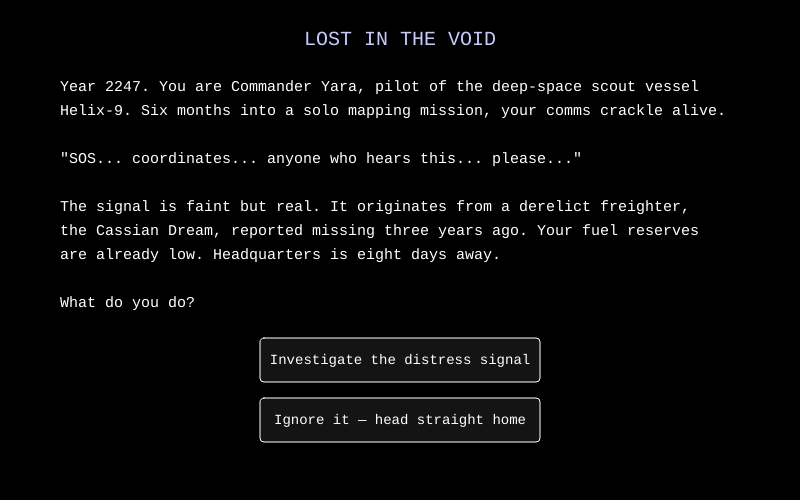
Frame 1 (no input)
Frame 60 (no input): identical to frame 1, image omitted
Frame 120 (the mouse pressed at the canvas centre since frame 60): identical to frame 1, image omitted

The p5.js sketch that drew this single still picture (run headless with seeded random() and noise() and a simulated clock; from frame 60 on, the mouse is pressed at the canvas centre):

// p5.js sketch
// ── sketch.js
// Global variable to track which scene is currently active
let currentScene = "scene1";

function setup() {
  createCanvas(800, 500);
  textFont("monospace");
}

function draw() {
  background(0);

  if (currentScene === "scene1") {
    scene1();
  } else if (currentScene === "scene2A") {
    scene2A();
  } else if (currentScene === "scene2B") {
    scene2B();
  } else if (currentScene === "scene3A1") {
    scene3A1();
  } else if (currentScene === "scene3A2") {
    scene3A2();
  } else if (currentScene === "scene3B1") {
    scene3B1();
  } else if (currentScene === "scene3B2") {
    scene3B2();
  } else if (currentScene === "ending1") {
    ending1();
  } else if (currentScene === "ending2") {
    ending2();
  } else if (currentScene === "ending3") {
    ending3();
  } else if (currentScene === "ending4") {
    ending4();
  } else if (currentScene === "ending5") {
    ending5();
  } else if (currentScene === "ending6") {
    ending6();
  } else if (currentScene === "ending7") {
    ending7();
  } else if (currentScene === "ending8") {
    ending8();
  }
}

// Reusable button function
// label  - text displayed on the button
// x, y   - center position of the button
// action - unused here, scene change is done by checkButton() in each scene
function drawButton(label, x, y, action) {
  let w = 280;
  let h = 44;
  let x1 = x - w / 2;
  let y1 = y - h / 2;

  let hovered =
    mouseX > x1 && mouseX < x1 + w && mouseY > y1 && mouseY < y1 + h;

  stroke(255);
  strokeWeight(1);
  fill(hovered ? 60 : 20);
  rect(x1, y1, w, h, 4);

  noStroke();
  fill(255);
  textSize(14);
  textAlign(CENTER, CENTER);
  text(label, x, y);
}

// Helper called inside each scene to detect a button click
// Returns true if the mouse is pressed inside the button area
function checkButton(x, y) {
  let w = 280;
  let h = 44;
  let x1 = x - w / 2;
  let y1 = y - h / 2;
  return mouseIsPressed && mouseX > x1 && mouseX < x1 + w && mouseY > y1 && mouseY < y1 + h;
}

// Shared helper: draw an array of story text lines starting at startY
function drawStoryText(lines, startY) {
  fill(255);
  noStroke();
  textSize(15);
  textAlign(LEFT, TOP);
  let y = startY;
  for (let line of lines) {
    text(line, 60, y, 680, 200);
    y += 24;
  }
}

// Shared helper: draw the scene title in light blue at the top
function drawTitle(title) {
  fill(200, 200, 255);
  noStroke();
  textSize(20);
  textAlign(CENTER, TOP);
  text(title, width / 2, 30);
}

// Shared restart button used by all ending scenes
function drawRestartButton() {
  drawButton("[ Play Again ]", width / 2, 440, "scene1");
  if (checkButton(width / 2, 440)) {
    currentScene = "scene1";
  }
}

// ── ending1.js
function ending1() {
  drawTitle("ENDING 1 — HEROES' RETURN");

  drawStoryText(
    [
      "You escort all three survivors across the docking bridge and seal",
      "Helix-9's airlock behind you. The Cassian Dream is left to drift.",
      "",
      "The journey home is cramped and tense. Two survivors share a bunk;",
      "the third sits in your co-pilot seat barely speaking.",
      "",
      "When Helix-9 finally breaks into Earth orbit, the comm-net erupts.",
      "The survivors are the crew of a legendary lost mission. Their families",
      "had given up hope three years ago. You are front-page news.",
      "",
      "The energy anomaly aboard the Cassian Dream remains unexplained.",
      "A retrieval team is dispatched — but they find the ship gone.",
      "Vanished without a trace.",
      "",
      "You chose compassion over curiosity.",
      "THE END — You saved three lives.",
    ],
    70
  );

  drawRestartButton();
}

// ── ending2.js
function ending2() {
  drawTitle("ENDING 2 — THE DISCOVERY");

  drawStoryText(
    [
      "You descend alone to the engine room. The blast door is sealed with",
      "a manual lock — easy enough to bypass.",
      "",
      "Inside, the reactor core has been completely restructured. Crystalline",
      "structures have grown over every surface, pulsing with cold blue light.",
      "In the centre floats a perfect sphere of unknown matter, humming softly.",
      "",
      "You reach out and touch it.",
      "",
      "In an instant you understand everything — the sphere is a seed,",
      "left by a civilisation that seeded life across the galaxy.",
      "You are not alone. You never were.",
      "",
      "The survivors escape in an emergency pod. You stay behind.",
      "Weeks later, Helix-9 is found drifting — empty, and full of crystals.",
      "",
      "THE END — You made contact, but never came back.",
    ],
    70
  );

  drawRestartButton();
}

// ── ending3.js
function ending3() {
  drawTitle("ENDING 3 — FIRST CONTACT");

  drawStoryText(
    [
      "You transmit the next prime number in the sequence.",
      "For three minutes — silence.",
      "",
      "Then the Cassian Dream's hull begins to glow. The ship's structure",
      "reshapes itself, panels folding outward like a flower blooming.",
      "From within emerges something vast and luminous.",
      "",
      "It doesn't attack. It studies you.",
      "",
      "You spend the next six hours exchanging mathematical concepts,",
      "then basic language. By the end, you have a translation key.",
      "The entity's message: \"We have been waiting for someone to answer.\"",
      "",
      "You escort it to Earth orbit. The world is never the same again.",
      "You become the most important diplomat in human history.",
      "",
      "THE END — You answered the call of the cosmos.",
    ],
    70
  );

  drawRestartButton();
}

// ── ending4.js
function ending4() {
  drawTitle("ENDING 4 — CLASSIFIED");

  drawStoryText(
    [
      "You burn fuel to boost your antenna and send a full data package",
      "to headquarters — scanner readings, the prime-number broadcast,",
      "the energy signature, everything.",
      "",
      "The reply comes in twelve minutes. Not from mission control.",
      "From a department you've never heard of: Office of Anomalous Contact.",
      "",
      "\"Commander Yara. Maintain distance. Do NOT approach. Do NOT respond.",
      "A retrieval vessel is four days out. You are to speak to no one",
      "about what you have observed. Understood?\"",
      "",
      "You comply. Four days later, a black-hulled ship arrives.",
      "They take the Cassian Dream — and your flight recorder.",
      "",
      "Back home, your mission report is sealed. You are reassigned to a",
      "desk job. You never fly again, but you sleep soundly.",
      "",
      "THE END — Some discoveries belong to the shadows.",
    ],
    70
  );

  drawRestartButton();
}

// ── ending5.js
function ending5() {
  drawTitle("ENDING 5 — THE SMUGGLER'S DEN");

  drawStoryText(
    [
      "You dock with the unmarked station. The airlock cycles and you step",
      "inside — straight into the barrels of three plasma rifles.",
      "",
      "The station is a smuggler's cache. The crew are more surprised than",
      "you are. Their leader, a weathered woman called Dax, lowers her weapon.",
      "",
      "\"You're no threat. You look half-dead. Sit down.\"",
      "",
      "They repair your thruster in exchange for your mapping data —",
      "deep-space charts are worth a fortune on the black market.",
      "You hand it over. Headquarters will be furious.",
      "",
      "You reach Earth safely. An inquiry strips you of your rank.",
      "But Dax sends you a message six months later with coordinates",
      "to the best noodle bar in the outer colonies.",
      "",
      "THE END — You survived by making unlikely friends.",
    ],
    70
  );

  drawRestartButton();
}

// ── ending6.js
function ending6() {
  drawTitle("ENDING 6 — DRIFTING");

  drawStoryText(
    [
      "You push Helix-9 hard on the single working thruster. The ship wobbles",
      "and groans but holds course. You ration food to three meals a day,",
      "then two, then one.",
      "",
      "On day eleven, the thruster overheats and shuts down entirely.",
      "You are 90,000 kilometres short of the transit lane.",
      "",
      "You broadcast a distress beacon and wait.",
      "",
      "The silence stretches for thirty-one hours.",
      "",
      "Then a cargo freighter, the Mira's Luck, pulls alongside.",
      "The crew hauls you aboard and tows Helix-9 to a repair depot.",
      "It takes three months to get home, but you make it.",
      "",
      "Your medical report notes mild malnutrition and stellar stubbornness.",
      "",
      "THE END — You held on long enough.",
    ],
    70
  );

  drawRestartButton();
}

// ── ending7.js
function ending7() {
  drawTitle("ENDING 7 — THE TRAP");

  drawStoryText(
    [
      "You follow the coordinates. Hours later, Helix-9 drops out of cruise",
      "speed near a dead moon. A second ship is already waiting — identical",
      "to yours in every detail, right down to the hull registration number.",
      "",
      "A voice crackles over comms: your own voice.",
      "",
      "\"Turn around, Yara. You don't want to know what I know.",
      "I came here six months ago and it cost me everything.",
      "Leave. Now. While you still can.\"",
      "",
      "Before you can respond, a blinding shockwave disables your controls.",
      "When you come to, the other ship is gone. The coordinates are wiped.",
      "Your mission clock shows you lost forty-seven hours.",
      "",
      "You never discover what the beacon was. Headquarters has no record",
      "of sending it. The cipher key is listed as never issued.",
      "",
      "THE END — Some answers cost more than the question is worth.",
    ],
    65
  );

  drawRestartButton();
}

// ── ending8.js
function ending8() {
  drawTitle("ENDING 8 — STRAIGHT HOME");

  drawStoryText(
    [
      "Something in your gut tells you this is bait. The cipher key,",
      "the vague warning, the coordinates leading nowhere near home —",
      "it has the texture of a test, or a trap.",
      "",
      "You delete the message, lock your heading on Earth, and fly.",
      "",
      "Two weeks later you touch down at the Pacific Spaceport.",
      "The debrief is routine. You say nothing about the message.",
      "",
      "Three months after your return, a colleague disappears",
      "chasing exactly this kind of lead. You read the report and",
      "recognise every detail. You say nothing to the investigators.",
      "",
      "You request a desk post for one year. You plant a garden.",
      "You sleep without dreaming of stars.",
      "",
      "Sometimes the bravest thing is knowing when not to act.",
      "",
      "THE END — You chose yourself, and that was enough.",
    ],
    65
  );

  drawRestartButton();
}

// ── scene1.js
function scene1() {
  drawTitle("LOST IN THE VOID");

  drawStoryText(
    [
      "Year 2247. You are Commander Yara, pilot of the deep-space scout vessel",
      "Helix-9. Six months into a solo mapping mission, your comms crackle alive.",
      "",
      "\"SOS... coordinates... anyone who hears this... please...\"",
      "",
      "The signal is faint but real. It originates from a derelict freighter,",
      "the Cassian Dream, reported missing three years ago. Your fuel reserves",
      "are already low. Headquarters is eight days away.",
      "",
      "What do you do?",
    ],
    80
  );

  drawButton("Investigate the distress signal", width / 2, 360, "scene2A");
  drawButton("Ignore it — head straight home", width / 2, 420, "scene2B");

  if (checkButton(width / 2, 360)) {
    currentScene = "scene2A";
  }
  if (checkButton(width / 2, 420)) {
    currentScene = "scene2B";
  }
}

// ── scene2A.js
function scene2A() {
  drawTitle("THE CASSIAN DREAM");

  drawStoryText(
    [
      "You fire thrusters and close the distance. The Cassian Dream floats dark",
      "and silent, hull scarred by micrometeorite impacts. One cargo bay door",
      "hangs open. Emergency lights flicker weakly inside.",
      "",
      "Your sensors pick up faint heat signatures — possibly survivors.",
      "But something else triggers on your scanner: an unknown energy reading",
      "deep in the ship's core. It doesn't match any known power source.",
      "",
      "You have two options:",
    ],
    80
  );

  drawButton("Dock and board the ship", width / 2, 340, "scene3A1");
  drawButton("Scan from a safe distance first", width / 2, 400, "scene3A2");

  if (checkButton(width / 2, 340)) {
    currentScene = "scene3A1";
  }
  if (checkButton(width / 2, 400)) {
    currentScene = "scene3A2";
  }
}

// ── scene2B.js
function scene2B() {
  drawTitle("THE LONG WAY HOME");

  drawStoryText(
    [
      "You silence the comms and plot a direct course for Earth. Survival first.",
      "The signal fades behind you. You've barely gone two hours when your",
      "navigation alerts scream — a dense asteroid belt has drifted into your",
      "calculated route. It wasn't there six months ago.",
      "",
      "The belt is three light-minutes wide. Your two options:",
      "",
      "Cut straight through — risky, but faster and cheaper on fuel.",
      "Detour around the outer edge — safer, but burns precious reserves.",
    ],
    80
  );

  drawButton("Navigate straight through the belt", width / 2, 360, "scene3B1");
  drawButton("Detour around the outer edge", width / 2, 420, "scene3B2");

  if (checkButton(width / 2, 360)) {
    currentScene = "scene3B1";
  }
  if (checkButton(width / 2, 420)) {
    currentScene = "scene3B2";
  }
}

// ── scene3A1.js
function scene3A1() {
  drawTitle("ABOARD THE CASSIAN DREAM");

  drawStoryText(
    [
      "You suit up and cross the docking bridge. The air inside is stale but",
      "breathable. In the crew quarters you find three survivors — gaunt,",
      "terrified, wrapped in emergency blankets.",
      "",
      "\"Don't go near the engine room,\" one whispers. \"We locked it.",
      "Something got in there after the accident. It's been... changing things.\"",
      "",
      "Your scanner confirms the energy pulse is strongest one deck below.",
      "Helix-9 can only carry two extra passengers safely.",
      "",
      "What do you do?",
    ],
    80
  );

  drawButton("Take the survivors — leave immediately", width / 2, 360, "ending1");
  drawButton("Investigate the engine room first", width / 2, 420, "ending2");

  if (checkButton(width / 2, 360)) {
    currentScene = "ending1";
  }
  if (checkButton(width / 2, 420)) {
    currentScene = "ending2";
  }
}

// ── scene3A2.js
function scene3A2() {
  drawTitle("LONG-RANGE SCAN");

  drawStoryText(
    [
      "You keep a cautious distance and run a full-spectrum scan. The results",
      "are baffling. The Cassian Dream's reactor has been completely cold for",
      "at least two years — yet that energy pulse is growing stronger.",
      "",
      "Then your deep-range antenna picks up a secondary signal. Not a voice.",
      "A mathematical sequence. Prime numbers, broadcast on a loop from inside",
      "the freighter. Someone — or something — is trying to communicate.",
      "",
      "Two courses of action remain:",
    ],
    80
  );

  drawButton("Broadcast a response to the signal", width / 2, 360, "ending3");
  drawButton("Report everything to headquarters", width / 2, 420, "ending4");

  if (checkButton(width / 2, 360)) {
    currentScene = "ending3";
  }
  if (checkButton(width / 2, 420)) {
    currentScene = "ending4";
  }
}

// ── scene3B1.js
function scene3B1() {
  drawTitle("THROUGH THE BELT");

  drawStoryText(
    [
      "You push the throttle and weave between tumbling rocks at full speed.",
      "Two close calls rattle your nerves, but you make it through — almost.",
      "",
      "A large fragment clips your starboard thruster. Helix-9 begins a slow",
      "spin. As you fight to stabilise, your sensors flag something remarkable:",
      "a small, unmarked station anchored to a large asteroid dead ahead.",
      "It's running on minimal power, but the airlock light is green.",
      "",
      "Your thruster damage means you can't make it home without repairs.",
      "",
      "Do you:",
    ],
    80
  );

  drawButton("Dock at the mystery station for repairs", width / 2, 360, "ending5");
  drawButton("Attempt to limp home on one thruster", width / 2, 420, "ending6");

  if (checkButton(width / 2, 360)) {
    currentScene = "ending5";
  }
  if (checkButton(width / 2, 420)) {
    currentScene = "ending6";
  }
}

// ── scene3B2.js
function scene3B2() {
  drawTitle("THE OUTER EDGE");

  drawStoryText(
    [
      "The long detour costs you four hours and a significant chunk of fuel,",
      "but Helix-9 comes through without a scratch. You exhale with relief.",
      "",
      "Then — out of nowhere — a new signal. Encrypted, military-band.",
      "The decryption key embedded in it matches a cipher only Earth Command",
      "would know. But Earth Command has not contacted you in six months.",
      "",
      "The message, once decoded, reads only: \"FOLLOW THE BEACON. TRUST NO ONE.\"",
      "Coordinates are attached. They lead somewhere far off your route.",
      "",
      "What do you do?",
    ],
    80
  );

  drawButton("Follow the beacon coordinates", width / 2, 360, "ending7");
  drawButton("Ignore it — something feels wrong", width / 2, 420, "ending8");

  if (checkButton(width / 2, 360)) {
    currentScene = "ending7";
  }
  if (checkButton(width / 2, 420)) {
    currentScene = "ending8";
  }
}
